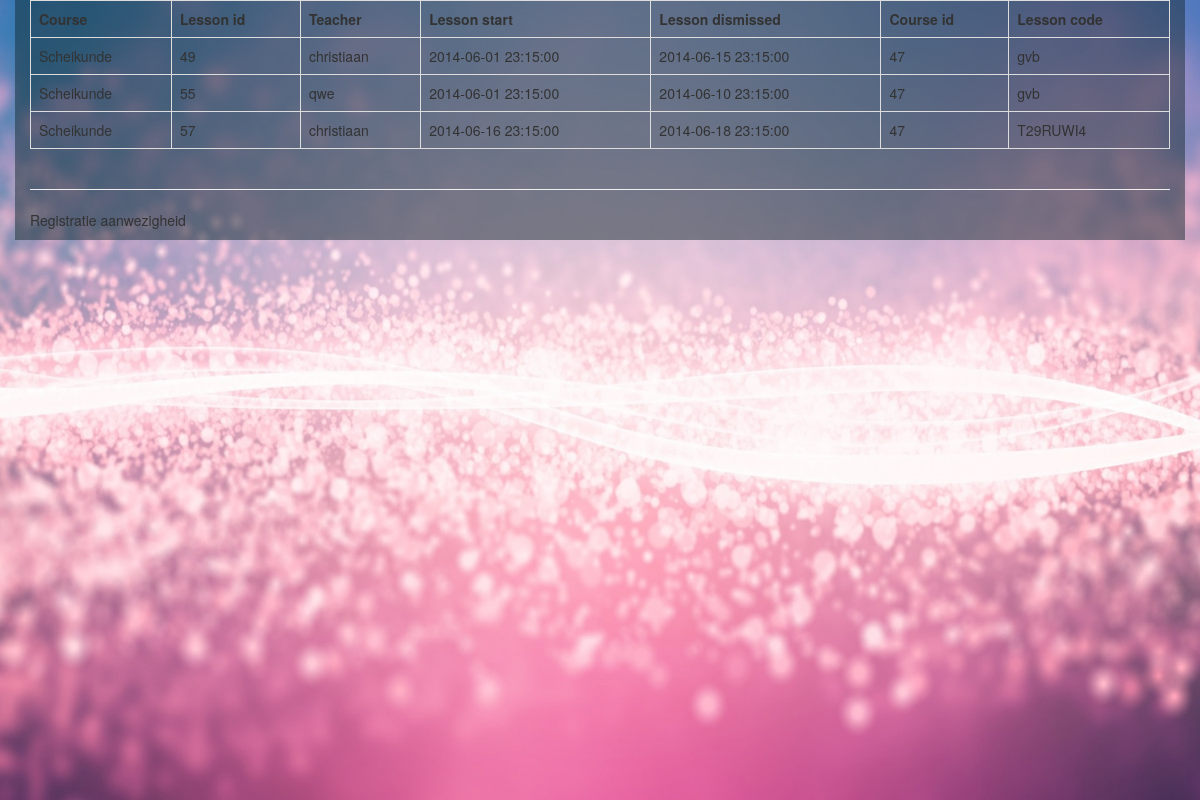
Page /lessons.php?id=47 on the committed database.
### tables this page shows
CREATE TABLE IF NOT EXISTS `lessons` (
  `lessonId` int(10) NOT NULL AUTO_INCREMENT,
  `user_id` int(10) NOT NULL,
  `course_id` int(10) DEFAULT NULL,
  `startTime` datetime DEFAULT NULL,
  `endTime` datetime DEFAULT NULL,
  `lescode` varchar(50) NOT NULL,
  PRIMARY KEY (`lessonId`),
  KEY `user_id` (`user_id`),
  KEY `course_id` (`course_id`)
);

CREATE TABLE IF NOT EXISTS `courses` (
  `course_id` int(10) NOT NULL AUTO_INCREMENT,
  `categoryId` int(10) NOT NULL DEFAULT '0',
  `name` varchar(50) DEFAULT NULL,
  `courseType` varchar(50) DEFAULT NULL,
  PRIMARY KEY (`course_id`),
  KEY `categoryId` (`categoryId`)
);

CREATE TABLE IF NOT EXISTS `users` (
  `user_id` int(11) NOT NULL AUTO_INCREMENT,
  `username` varchar(32) NOT NULL,
  `password` varchar(32) NOT NULL,
  `first_name` varchar(32) NOT NULL,
  `last_name` varchar(32) NOT NULL,
  `email` varchar(1024) NOT NULL,
  `active` int(11) NOT NULL DEFAULT '0',
  `type` int(11) NOT NULL DEFAULT '0',
  PRIMARY KEY (`user_id`),
  UNIQUE KEY `username` (`username`)
);

### core/functions/lessonFunctions.php (called while the page is built, shortened)
<?php
class lessonFunctions {
    function getLessons($q) {
        $mysqli = Database::getDatabaseConnection();
        $query = "SELECT co.name,le.lessonId, us.first_name, le.startTime, le.endTime, le.course_id, le.lescode
            FROM lessons le inner join courses co on le.course_id = co.course_id
            inner join users us
            on le.user_id = us.user_id
            WHERE le.course_id = '" . $q . "'";
        $result = $mysqli->query($query);
        return $result;
    }
}
?>

### lessons.php (the view, shortened to what this page needs)
<?php
require ('includes/header.php');
?>
<div class="table-responsive">
    <table class=" table table-bordered table-hover">
        <tr>   <td><b>Course</b></td>
            <td><b>Lesson id</b></td>
            <td><b>Teacher</b></td>
            <td><b>Lesson start</b></td>
            <td><b>Lesson dismissed</b></td>
            <td><b>Course id</b></td>
            <td><b>Lesson code</b></td>
        </tr>
        <?php
        require ('core/functions/lessonFunctions.php');
        $q = intval($_GET['id']);
        $lessons = new lessonFunctions();
        $result = $lessons->getLessons($q);
        while ($row = $result->fetch_assoc()) {
            extract($row);
            echo "<tr>";
            echo "<td>" . $row['name'] . "</td>";
            echo "<td>" . $row['lessonId'] . "</td>";
            echo "<td>" . $row['first_name'] . "</td>";
            echo "<td>" . $row['startTime'] . "</td>";
            echo "<td>" . $row['endTime'] . "</td>";
            echo "<td>" . $row['course_id'] . "</td>";
            echo "<td>" . $row['lescode'] . "</td>";
        }
        ?>
    </table>
</div>
<?php
require ('includes/footer.php');
?>

### rows in the picture
lessons: course.name "Scheikunde", lessonId "49", user.first_name "christiaan", startTime "2014-06-01 23:15:00", endTime "2014-06-15 23:15:00", course "47", lescode "gvb"
lessons: course.name "Scheikunde", lessonId "55", user.first_name "qwe", startTime "2014-06-01 23:15:00", endTime "2014-06-10 23:15:00", course "47", lescode "gvb"
lessons: course.name "Scheikunde", lessonId "57", user.first_name "christiaan", startTime "2014-06-16 23:15:00", endTime "2014-06-18 23:15:00", course "47", lescode "T29RUWI4"
